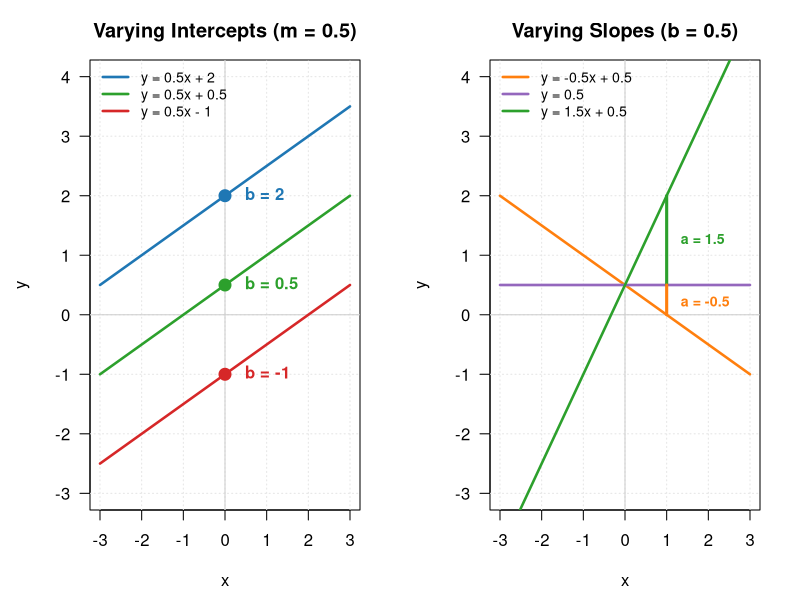
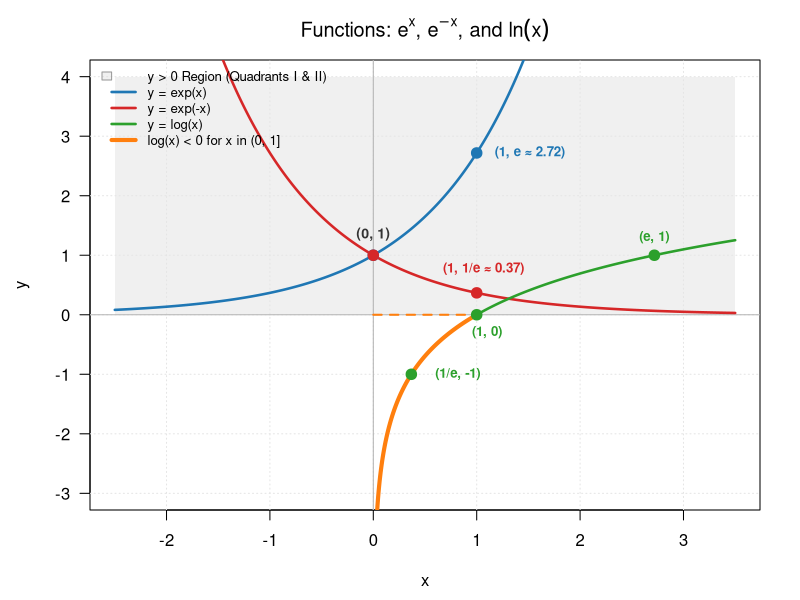
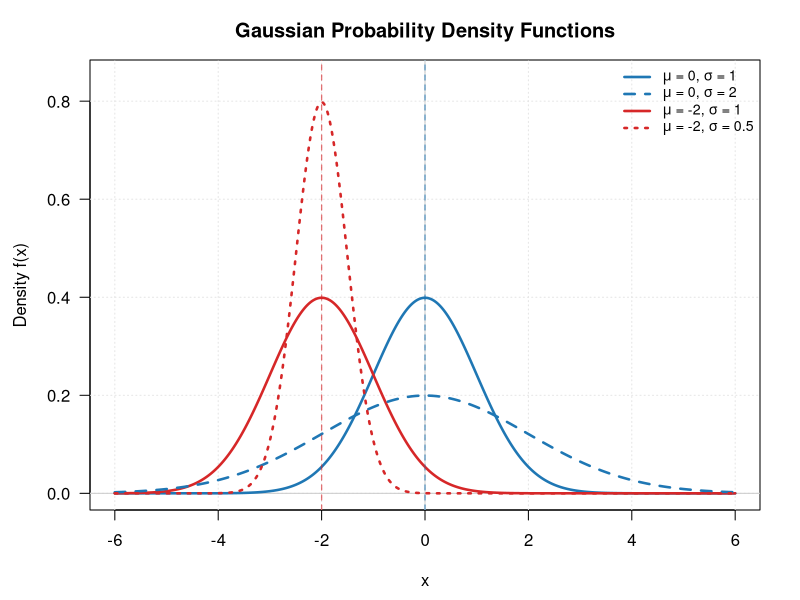
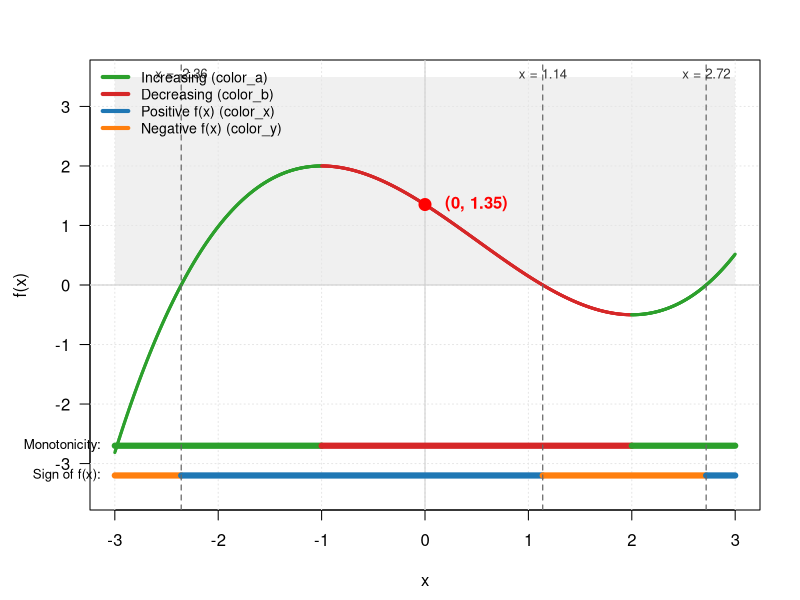

R code for these plots, in order:
## ---- chunk 1
#| label: fig-linear
#| fig-cap: "Illustration of varying the intercept (left) and the slope in y = ax + b."
# Set up side-by-side layout (1 row, 2 columns)
par(mfrow = c(1, 2), mar = c(4.5, 4.5, 3, 2))

# Common x domain and plot range
x <- seq(-3, 3, length.out = 100)
y_lim <- c(-3, 4)

# ==============================================================================
# LEFT PANEL: Varying Intercepts (Same Slope m = 0.5)
# ==============================================================================
plot(NA, xlim = c(-3, 3), ylim = y_lim, las = 1,
     main = "Varying Intercepts (m = 0.5)",
     xlab = "x", ylab = "y")
grid(col = "gray90", lty = "dotted")
abline(h = 0, v = 0, col = "gray80", lty = 1)

# Line 1: y = 0.5x + 2
lines(x, 0.5 * x + 2, col = "#1f77b4", lwd = 2.5)
# text(1.8, 0.5 * 1.8 + 2, labels = "y = 0.5x + 2", col = "#1f77b4", pos = 3, srt = 14, font = 2)

# Line 2: y = 0.5x + 0.5
lines(x, 0.5 * x + 0.5, col = "#2ca02c", lwd = 2.5)
# text(1.8, 0.5 * 1.8 + 0.5, labels = "y = 0.5x + 0.5", col = "#2ca02c", pos = 3, srt = 14, font = 2)

# Line 3: y = 0.5x - 1
lines(x, 0.5 * x - 1, col = "#d62728", lwd = 2.5)
# text(1.8, 0.5 * 1.8 - 1, labels = "y = 0.5x - 1", col = "#d62728", pos = 3, srt = 14, font = 2)

# Add Intercept Points & Labels (Left Panel)
intercepts_left <- c(2, 0.5, -1)
colors_left     <- c("#1f77b4", "#2ca02c", "#d62728")

points(rep(0, 3), intercepts_left, col = colors_left, pch = 19, cex = 1.6)
text(rep(0, 3), intercepts_left,
     labels = paste0("  b = ", intercepts_left),
     col = colors_left, pos = 4, font = 2)

# Add Legend to Left Panel
legend("topleft",
       legend = c("y = 0.5x + 2",
                  "y = 0.5x + 0.5",
                  "y = 0.5x - 1"),
       col = colors_left,
       lty = 1, lwd = 2.5, bty = "n", cex = 0.85)

# ==============================================================================
# RIGHT PANEL: Varying Slopes (Same Intercept b = 0.5)
# ==============================================================================
plot(NA, xlim = c(-3, 3), ylim = y_lim, las = 1,
     main = "Varying Slopes (b = 0.5)",
     xlab = "x", ylab = "y")
grid(col = "gray90", lty = "dotted")
abline(h = 0, v = 0, col = "gray80", lty = 1)

# Line 1: y = -1.5x + 0.5
lines(x, -0.5 * x + 0.5, col = "#ff7f0e", lwd = 2.5)
# text(-1.5, -1.5 * (-1.5) + 0.5, labels = "y = -1x + 0.5", col = "#9467bd", pos = 4, srt = -38, font = 2)

# Line 2: y = 0x + 0.5
lines(x, 0 * x + 0.5, col = "#9467bd", lwd = 2.5)
# text(1.5, 0.5, labels = "y = 0.5", col = "#ff7f0e", pos = 3, font = 2)

# Line 3: y = 1 x + 0.5
lines(x, 1.5 * x + 0.5, col = "#2ca02c", lwd = 2.5)
# text(1.5, 0.5 * 1.5 + 0.5, labels = "y = 1x + 0.5", col = "#2ca02c", pos = 3, srt = 14, font = 2)

# Add Intercept Point & Label (Right Panel - Shared at x = 0, y = 0.5)
#points(0, 0.5, col = "#333333", pch = 19, cex = 1.8)
#text(0, 0.5, labels = "  b = 0.5 (shared)", col = "#333333", pos = 2, font = 2)

colors_right <- c( "#ff7f0e","#9467bd", "#2ca02c")
legend("topleft",
       legend = c("y = -0.5x + 0.5",
                  "y = 0.5",
                  "y = 1.5x + 0.5"),
       col = colors_right,
       lty = 1, lwd = 2.5, bty = "n", cex = 0.85)

# 1. Segment from y = 0.5 to y = -1 (for y = 1.5x + 0.5, slope a = -1.5)
segments(1, 0.5, 1, 2, col = "#2ca02c", lty = 1, lwd = 3)
# points(1, -1.0, col = "#2ca02c", pch = 19, cex = 1.2)
text(1, 1.25, labels = " a = 1.5", col ="#2ca02c" , pos = 4, font = 2, cex = 0.85)

# # 2. Horizontal base indicator from x = 0 to x = 1 along y = 0.5
# segments(0, 0.5, 1, 0.5, col = "gray40", lty = 3, lwd = 1.5)

# 3. Segment from y = 0.5 to y = 1 (for y = -0.5x + 0.5, slope a = +0.5)
segments(1, 0.5, 1, 0, col = "#ff7f0e", lty = 1, lwd = 3)
# points(1, 1.0, col = "#ff7f0e", pch = 19, cex = 1.2)
text(1, 0.2, labels = " a = -0.5", col = "#ff7f0e", pos = 4, font = 2, cex = 0.85)


# Reset plotting layout parameter
par(mfrow = c(1, 1))
## ---- chunk 2
# Define the functions
f_exp_pos <- function(x) exp(x)
f_exp_neg <- function(x) exp(-x)
f_log     <- function(x) log(x)

# Setup plotting range and x domain
x_lim <- c(-2.5, 3.5)
y_lim <- c(-3, 4)

# Create domain vectors
x_full <- seq(-2.5, 3.5, length.out = 1000)
x_pos  <- seq(0.01, 3.5, length.out = 1000)  # Domain for log(x) > 0

# Color palette
col_exp_pos <- "#1f77b4"  # Blue for exp(x)
col_exp_neg <- "#d62728"  # Red for exp(-x)
col_log     <- "#2ca02c"  # Green for log(x)
col_neg_seg <- "#ff7f0e"  # Orange for log(x) negative segment

# 1. Blank Plot Frame
plot(NA, xlim = x_lim, ylim = y_lim, las = 1,
     main = expression(paste("Functions: ", e^x, ", ", e^-x, ", and ", ln(x))),
     xlab = "x", ylab = "y")

# 2. Gray rectangle for positive quadrants (y > 0, Quadrants I & II)
rect(xleft = x_lim[1], ybottom = 0, xright = x_lim[2], ytop = y_lim[2],
     col = adjustcolor("gray85", alpha.f = 0.4), border = NA)

# Grid and reference axes
grid(col = "gray90", lty = "dotted")
abline(h = 0, v = 0, col = "gray70", lty = 1)

# 3. Plot Function Curves
lines(x_full, f_exp_pos(x_full), col = col_exp_pos, lwd = 2.5)
lines(x_full, f_exp_neg(x_full), col = col_exp_neg, lwd = 2.5)
lines(x_pos,  f_log(x_pos),     col = col_log,     lwd = 2.5)

# 4. Highlight Segment where log(x) is negative for x in (0, 1]
x_log_neg <- seq(0.01, 1, length.out = 200)
lines(x_log_neg, f_log(x_log_neg), col = col_neg_seg, lwd = 4)
segments(0, 0, 1, 0, col = col_neg_seg, lty = 2, lwd = 2) # X-axis indicator

# 5. Points & Labels for Exponential Functions (x = 0, x = 1)
pts_exp_x <- c(0, 0, 1, 1)
pts_exp_y <- c(exp(0), exp(0), exp(1), exp(-1))
pts_exp_col <- c(col_exp_pos, col_exp_neg, col_exp_pos, col_exp_neg)
pts_exp_lbl <- c("(0, 1)", "(0, 1)", paste0("(1, e \u2248 ", round(exp(1), 2), ")"),
                 paste0("(1, 1/e \u2248 ", round(exp(-1), 2), ")"))

points(pts_exp_x, pts_exp_y, col = pts_exp_col, pch = 19, cex = 1.4)
text(0, exp(0) + 0.35, labels = "(0, 1)", col = "#333333", font = 2, cex = 0.85)
text(1, exp(1),  labels = paste0("  ", pts_exp_lbl[3]), col = col_exp_pos, pos = 4, font = 2, cex = 0.8)
text(0.5, 0.4 + exp(-1), labels = paste0("  ", pts_exp_lbl[4]), col = col_exp_neg, pos = 4, font = 2, cex = 0.8)

# 6. Points & Labels for Logarithm (x = 1/e, x = 1, x = e)
x_log_pts <- c(1/exp(1), 1, exp(1))
y_log_pts <- log(x_log_pts)
log_lbls  <- c("(1/e, -1)", "(1, 0)", "(e, 1)")

points(x_log_pts, y_log_pts, col = col_log, pch = 19, cex = 1.4)
text(0.45 + x_log_pts[1], y_log_pts[1] , labels = log_lbls[1], col = col_log, font = 2, cex = 0.8)
text(x_log_pts[2] + 0.1, y_log_pts[2] - 0.3, labels = log_lbls[2], col = col_log, font = 2, cex = 0.8)
text(x_log_pts[3], y_log_pts[3] + 0.3, labels = log_lbls[3], col = col_log, font = 2, cex = 0.8)

# Legend
legend("topleft",
       legend = c("y > 0 Region (Quadrants I & II)",
                  "y = exp(x)",
                  "y = exp(-x)",
                  "y = log(x)",
                  "log(x) < 0 for x in (0, 1]"),
       fill = c(adjustcolor("gray85", alpha.f = 0.4), NA, NA, NA, NA),
       border = c("gray60", NA, NA, NA, NA),
       col = c(NA, col_exp_pos, col_exp_neg, col_log, col_neg_seg),
       lty = c(NA, 1, 1, 1, 1), lwd = c(NA, 2.5, 2.5, 2.5, 4),
       bty = "n", cex = 0.8)
## ---- chunk 3
# Define parameter sets (mean and sd) for the 4 Gaussian PDFs
means <- c(0, -2, 0, -2)
sds   <- c(1, 1, 2, 0.5)

# Define color palette
colors <- c("#1f77b4", "#d62728", "#1f77b4", "#d62728")
linetype <- c(1, 1 , 2, 3 )

# Define x domain and function for evaluation
x <- seq(-6, 6, length.out = 1000)

# Set up blank plot frame
plot(NA, xlim = c(-6, 6), ylim = c(0, 0.85), las = 1,
     main = "Gaussian Probability Density Functions",
     xlab = "x", ylab = "Density f(x)")

grid(col = "gray90", lty = "dotted")
abline(h = 0, v = 0, col = "gray80", lty = 1)

# Plot each Gaussian curve and mark its mean with a vertical line
for (i in 1:4) {
  y <- dnorm(x, mean = means[i], sd = sds[i])
  lines(x, y, col = colors[i], lwd = 2.5, lty = linetype[i])
  abline(v = means[i], col = adjustcolor(colors[i], alpha.f = 0.4), lty = 2, lwd = 1.2)
}

# Add Legend
legend("topright",
       legend = c(expression(paste(mu, " = 0, ", sigma, " = 1")),
                  expression(paste(mu, " = 0, ", sigma, " = 2")),
                  expression(paste(mu, " = -2, ", sigma, " = 1")),
                  expression(paste(mu, " = -2, ", sigma, " = 0.5"))),
       col = colors[c(1, 3, 2, 4)], lty = linetype[c(1, 3, 2, 4)], lwd = 2.5, bty = "n", cex = 0.85)
## ---- chunk 4
# 1. Define the cubic function and its derivative
f  <- function(x) (5/27)*x^3 - (5/18)*x^2 - (10/9)*x + (73/54)
df <- function(x) (5/9)*x^2 - (5/9)*x - (10/9)

# Define color scheme
color_a <- "#2ca02c"  # Increasing / Green
color_b <- "#d62728"  # Decreasing / Red
color_x <- "#1f77b4"  # Positive f(x) / Blue
color_y <- "#ff7f0e"  # Negative f(x) / Orange

# Domain setup x in [-3, 3]
x_lim <- c(-3, 3)
x_vals <- seq(-3, 3, length.out = 1000)
y_vals <- f(x_vals)
y_lim <- c(-3.5, 3.5)

# Calculate real roots where f(x) = 0
roots <- polyroot(c(73/54, -10/9, -5/18, 5/27))
real_roots <- sort(Re(roots[abs(Im(roots)) < 1e-6]))

# Critical points where f'(x) = 0 (x = -1 and x = 2)
crit_pts <- c(-1, 2)

# Set up blank plot frame
plot(NA, xlim = x_lim, ylim = y_lim,
     xlab = "x", ylab = "f(x)", las = 1)

rect(xleft = x_lim[1], ybottom = 0, xright = x_lim[2], ytop = y_lim[2],
     col = adjustcolor("gray85", alpha.f = 0.4), border = NA)

grid(col = "gray90", lty = "dotted")
abline(h = 0, v = 0, col = "gray80", lty = 1)

# 2. Color the main curve: color_a when increasing, color_b when decreasing
for (i in 1:(length(x_vals) - 1)) {
  mid_x <- (x_vals[i] + x_vals[i+1]) / 2
  seg_color <- if (df(mid_x) >= 0) color_a else color_b
  lines(x_vals[i:(i+1)], y_vals[i:(i+1)], col = seg_color, lwd = 3)
}

# 3. Add horizontal segments at the bottom for Increasing / Decreasing
y_seg1 <- -2.7
segments(-3, y_seg1, -1, y_seg1, col = color_a, lwd = 6)
segments(-1, y_seg1,  2, y_seg1, col = color_b, lwd = 6)
segments( 2, y_seg1,  3, y_seg1, col = color_a, lwd = 6)
text(-3, y_seg1, labels = "Monotonicity: ", pos = 2, xpd = TRUE, cex = 0.8)

# 4. Add horizontal segments at the bottom for Positive / Negative (color_x / color_y)
y_seg2 <- -3.2
segments(-3, y_seg2, real_roots[1], y_seg2, col = color_y, lwd = 6)
segments(real_roots[1], y_seg2, real_roots[2], y_seg2, col = color_x, lwd = 6)
segments(real_roots[2], y_seg2, real_roots[3], y_seg2, col = color_y, lwd = 6)
segments(real_roots[3], y_seg2, 3, y_seg2, col = color_x, lwd = 6)
text(-3, y_seg2, labels = "Sign of f(x): ", pos = 2, xpd = TRUE, cex = 0.8)

# # 5. Add vertical segments on the left y-axis for Positive / Negative f(x)
# x_left <- -3
# segments(x_left, 0, x_left, y_lim[2], col = color_x, lwd = 6, xpd = TRUE)
# segments(x_left, y_lim[1], x_left, 0, col = color_y, lwd = 6, xpd = TRUE)

# 6. Add dashed vertical lines with labels where f(x) = 0
for (r in real_roots) {
  abline(v = r, col = "gray40", lty = 2, lwd = 1.2)
  text(r, y_lim[2] - 0.2, labels = paste0("x = ", round(r, 2)),
       col = "gray20", pos = 3, cex = 0.8, xpd = TRUE)
}

# 7. Add red point at y = f(0)
y_0 <- f(0)
points(0, y_0, col = "red", pch = 19, cex = 1.6)
text(0, y_0, labels = paste0("  (0, ", round(y_0, 2), ")"), col = "red", pos = 4, font = 2)

# Legend
legend("topleft",
       legend = c("Increasing (color_a)", "Decreasing (color_b)",
                  "Positive f(x) (color_x)", "Negative f(x) (color_y)"),
       col = c(color_a, color_b, color_x, color_y),
       lwd = 4, bty = "n", cex = 0.85)
